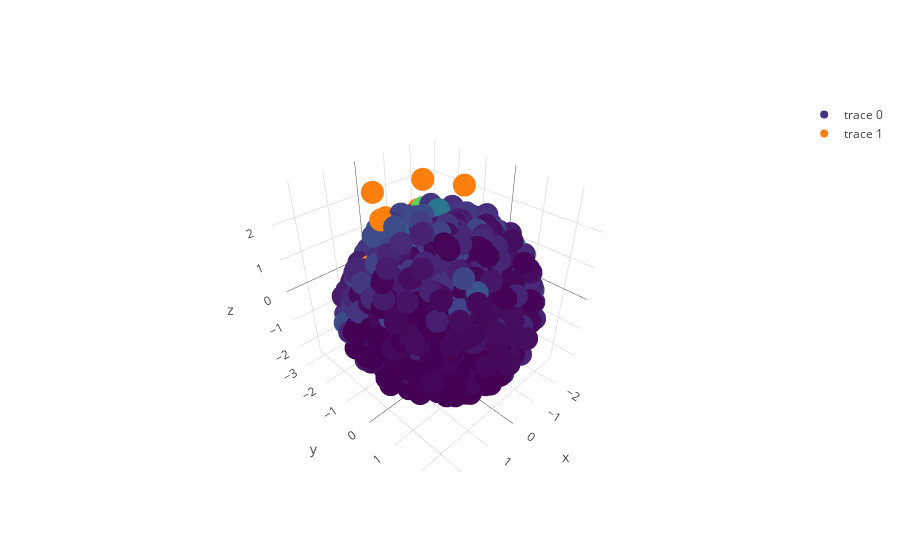

Notebook code for this chart:
### Code cell
from sklearn.preprocessing import scale

data_combs= [x for x in probs_keys]
data_combs= np.array(data_combs)

#data_combs = scale(data_combs)
thresh_z= -3
N_samp= 50

thresh_vec= [x for x in range(len(Z)) if Z[x] >= thresh_z]

data_combs= data_combs[thresh_vec,:]

## Perform PCA
n_comp= 4
pca = PCA(n_components=n_comp, whiten=False,svd_solver='randomized')
##

feats_combs= pca.fit_transform(data_combs)

fig_pca_combs= [go.Scatter3d(
    x= feats_combs[:,0],
    y= feats_combs[:,1],
    z= feats_combs[:,2],
    mode= 'markers',
    marker= dict(
        color= Z.reshape(1,-1)[0],
        colorscale= 'Viridis'
    )
    )
]

###
###
Z_chose= list(Z.reshape(1,-1)[0])
Z_chose= np.argsort(Z_chose)

Z_chose= Z_chose[(len(Z_chose) - 15):]
#Z_chose= [x for x in range(len(Z_vec)) if Z_vec[x] >= 1]

Z_high= feats_combs[Z_chose]

print(Z_high.shape)
params = {'bandwidth': np.linspace(0.1, 2, 20)}
grid = GridSearchCV(KernelDensity(), params, cv=5, iid=False)
grid.fit(Z_high)

kde = grid.best_estimator_
new_data = kde.sample(N_samp, random_state=0)

fig_pca_combs.append(go.Scatter3d(
    x= new_data[:,0],
    y= new_data[:,1],
    z= new_data[:,2],
    mode= 'markers'))


iplot(fig_pca_combs)

### Figure 1 — Plotly figure (JSON) as saved in the notebook; plotly's stock layout.template omitted (floating-point values rounded to 4 significant figures; data arrays with more than 128 entries replaced by an {"elided": "..."} marker saying what was removed)
{"data": [{"marker": {"color": {"elided": "2000 float values"}, "colorscale": "Viridis"}, "mode": "markers", "type": "scatter3d", "uid": "bd17d74b-8cd7-4edc-9311-264f0d309e12", "x": {"elided": "2000 float values"}, "y": {"elided": "2000 float values"}, "z": {"elided": "2000 float values"}}, {"mode": "markers", "type": "scatter3d", "uid": "65c15828-745e-4db4-90ff-9a5af0a64790", "x": [1.251, -0.619, -1.597, -0.5798, -1.403, -1.475, -0.3761, 0.7235, 0.1273, -0.9577, -0.03251, -0.1709, -0.4285, -1.05, -2.634, -0.8535, -0.05332, -0.7263, 0.3608, -2.143, -0.1864, -0.7405, -0.761, -1.461, -1.22, -0.2387, -0.3789, -1.806, -2.364, -0.9067, -1.261, -0.9032, -0.8298, -0.9065, -0.6907, -0.2799, -0.8048, 0.9143, -0.2601, -1.759, -0.1001, -0.2555, -0.005451, -1.224, -0.02106, -0.468, -0.6705, -1.474, 0.05123, 0.9416], "y": [-1.216, -0.7494, 0.03325, -1.86, -0.5559, -1.811, -2.157, -1.611, -2.824, 0.3538, -1.429, -1.983, -1.692, -0.9158, -1.039, -0.7995, -0.4977, 0.01644, -0.7664, -1.834, -1.121, -0.9677, -3.07, -2.38, 0.4861, -0.346, -1.116, -2.748, -0.4274, -1.572, -1.515, -2.404, 0.645, -2.813, -0.3086, -2.588, 0.6818, -0.7522, -2.583, -2.373, 0.6507, -2.587, -1.78, -2.039, -1.71, -1.067, -2.228, -0.2547, -0.4963, -1.082], "z": [1.125, -0.603, -1.364, 0.8075, 2.662, 0.3848, -0.3303, 2.791, 0.4048, -0.3804, -0.1343, 0.9444, 0.5762, -0.363, -0.03108, 0.2425, 1.33, 1.728, -0.6444, 0.07957, 0.388, 1.793, 1.093, -0.07992, -1.846, -1.101, 1.396, 1.12, -0.7056, 2.67, 1.559, 0.8522, -1.003, 0.5312, -0.6849, 1.259, 0.1702, -1.601, 0.4765, 1.148, -0.7946, 0.4411, 1.492, 0.6208, -0.1639, 0.5252, 1.133, -1.308, -2.216, 2.325]}], "layout": {}}
